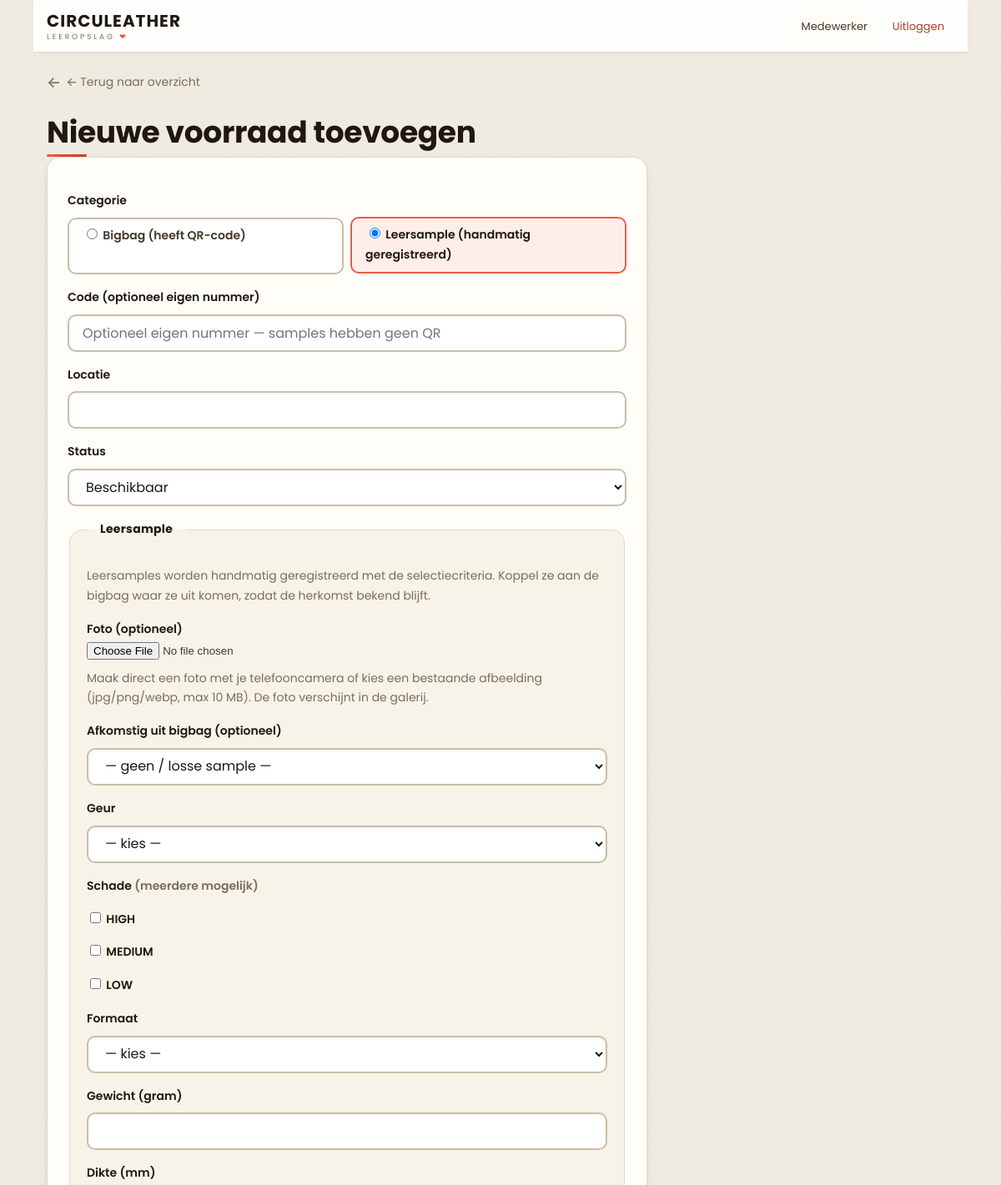
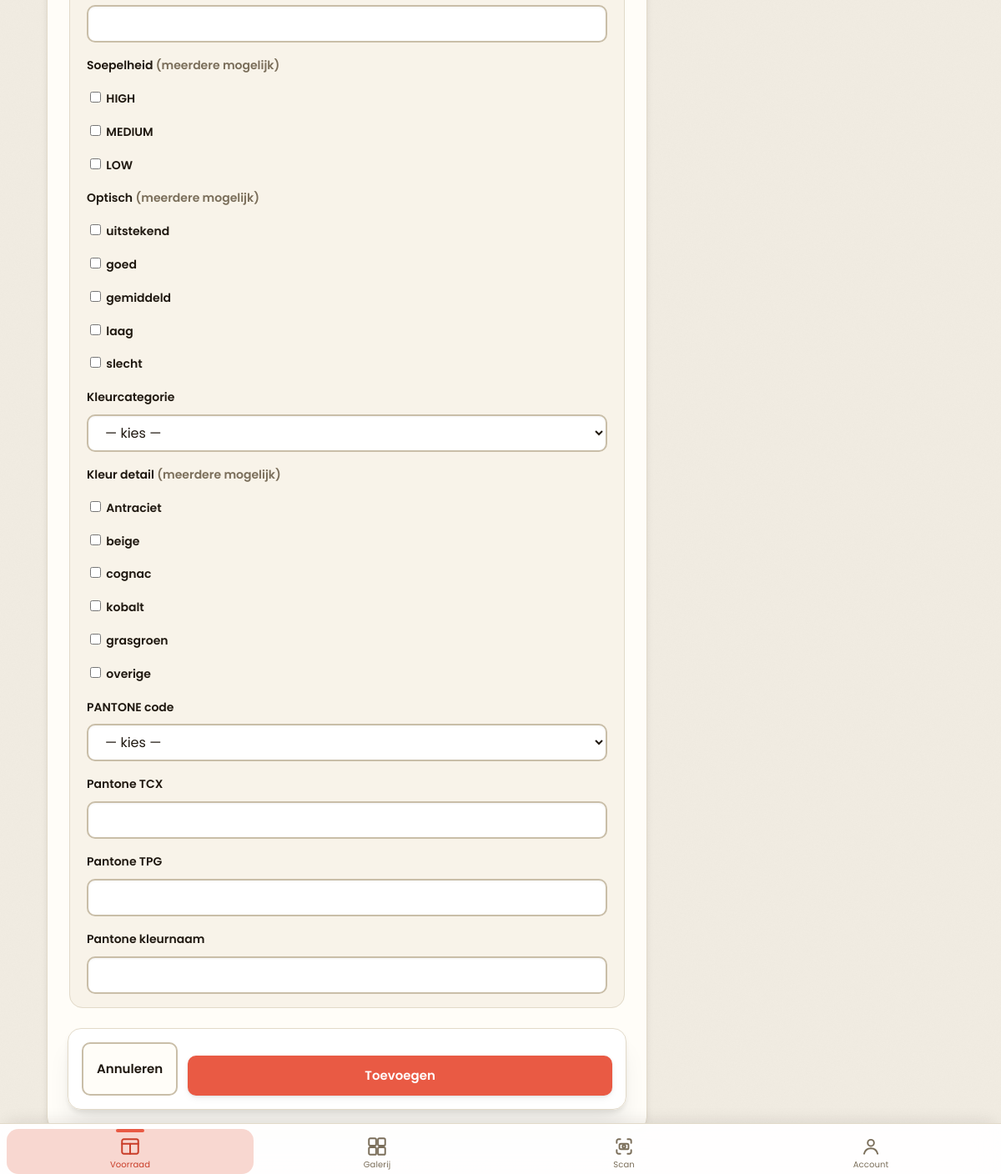
The page /add.php (signed in) on the database its author committed (2 pictures, top to bottom).
### tables this page shows
CREATE TABLE IF NOT EXISTS criteria (
    id INT AUTO_INCREMENT PRIMARY KEY,
    label VARCHAR(150) NOT NULL,
    toepassing ENUM('bigbag', 'leersample') NOT NULL,
    soort ENUM('keuze', 'getal', 'tekst') NOT NULL DEFAULT 'keuze',
    eenheid VARCHAR(20) NULL,
    meerdere_waarden TINYINT(1) NOT NULL DEFAULT 0,
    actief TINYINT(1) NOT NULL DEFAULT 1,
    volgorde INT NOT NULL DEFAULT 0
) DEFAULT CHARSET=utf8mb4;

CREATE TABLE IF NOT EXISTS criteria_opties (
    id INT AUTO_INCREMENT PRIMARY KEY,
    criterium_id INT NOT NULL,
    waarde VARCHAR(150) NOT NULL,
    actief TINYINT(1) NOT NULL DEFAULT 1,
    volgorde INT NOT NULL DEFAULT 0,
    FOREIGN KEY (criterium_id) REFERENCES criteria(id) ON DELETE CASCADE
) DEFAULT CHARSET=utf8mb4;

### src/components/functies.php (the view, shortened to what this page needs)
<?php
function haalCriteria(PDO $pdo): array
{
    $stmt = $pdo->query(
        'SELECT id, label, toepassing, soort, eenheid, meerdere_waarden
         FROM criteria WHERE actief = 1
         ORDER BY toepassing, volgorde, id'
    );
    $criteria = [];
    foreach ($stmt->fetchAll() as $c) {
        $criteria[(int)$c['id']] = [
            'id'         => (int)$c['id'],
            'label'      => $c['label'],
            'toepassing' => $c['toepassing'],
            'soort'      => $c['soort'],
            'eenheid'    => $c['eenheid'],
            'meerdere'   => (bool)$c['meerdere_waarden'],
            'opties'     => [],
        ];
    }
    if ($criteria) {
        $in = implode(',', array_keys($criteria));
        $stmt = $pdo->query(
            "SELECT id, criterium_id, waarde FROM criteria_opties
             WHERE actief = 1 AND criterium_id IN ($in)
             ORDER BY volgorde, id"
        );
        foreach ($stmt->fetchAll() as $o) {
            $criteria[(int)$o['criterium_id']]['opties'][] = [
                'id' => (int)$o['id'],
                'waarde' => $o['waarde'],
            ];
        }
    }
    return $criteria;
}
function criteriaVoor(array $criteria, string $toepassing): array
{
    return array_filter($criteria, fn ($c) => $c['toepassing'] === $toepassing);
}
function toonCriteriaVelden(array $criteria, string $toepassing, array $waarden = []): void
{
    foreach (criteriaVoor($criteria, $toepassing) as $c) {
        $cid = $c['id'];
        $w = $waarden[$cid] ?? ['opties' => [], 'vrij' => ''];
        $eenheid = $c['eenheid'] ? ' (' . htmlspecialchars($c['eenheid']) . ')' : '';
        echo '<div class="veld">';
        echo '<label for="crit_' . $cid . '">' . htmlspecialchars($c['label']) . $eenheid;
        if ($c['meerdere']) {
            echo ' <span class="hint">(meerdere mogelijk)</span>';
        }
        echo '</label>';
        if ($c['soort'] === 'keuze') {
            if ($c['meerdere']) {
                foreach ($c['opties'] as $o) {
                    $checked = in_array($o['id'], $w['opties'], true) ? ' checked' : '';
                    echo '<label class="optie"><input type="checkbox" name="crit_' . $cid
                        . '_opties[]" value="' . $o['id'] . '"' . $checked . '> '
                        . htmlspecialchars($o['waarde']) . '</label>';
                }
            } else {
                echo '<select id="crit_' . $cid . '" name="crit_' . $cid . '_optie">';
                echo '<option value="">— kies —</option>';
                echo '</select>';
            }
        } elseif ($c['soort'] === 'getal') {
            echo '<input type="number" step="any" min="0" id="crit_' . $cid
                . '" name="crit_' . $cid . '_vrij" value="' . htmlspecialchars($w['vrij']) . '">';
        } else {
            echo '<input type="text" id="crit_' . $cid . '" name="crit_' . $cid
                . '_vrij" value="' . htmlspecialchars($w['vrij']) . '">';
        }
        echo '</div>';
    }
}

### src/style.css (style rules this page uses)
:root { --bg: #f1ece2; --oppervlak: #fffdf8; --oppervlak-2: #f8f3e9; --lijn: #e2dac9; --lijn-sterk: #c9bea8; --inkt: #1f1810; --tekst: #42392c; --mild: #7a6e5a; --leer: #e95a44; --leer-donker: #c93d28; --leer-licht: #f8d7d0; --leer-zacht: #fdeeea; --bruin: #7d5230; --bruin-zacht: #f3e7d8; --groen: #2f7d52; --groen-donker: #266242; --groen-zacht: #e6f4ec; --amber: #8a6416; --amber-zacht: #faf0da; --blauw: #2b5fbf; --blauw-donker: #234c98; --blauw-zacht: #e8eefb; --rood: #b23b28; --rood-donker: #8e2e20; --rood-zacht: #fbe9e5; --gradient-leer: linear-gradient(135deg, var(--leer), var(--leer-donker)); --gradient-bg-top: radial-gradient(1100px 520px at 85% -10%, rgba(214, 110, 60, .08), transparent 60%); --gradient-bg-bottom: radial-gradient(900px 520px at -10% 110%, rgba(125, 82, 48, .07), transparent 55%); --schaduw: 0 1px 3px rgba(29, 26, 22, .08), 0 4px 12px -4px rgba(29, 26, 22, .12); --schaduw-hoog: 0 4px 6px -1px rgba(29, 26, 22, .1), 0 24px 30px -5px rgba(29, 26, 22, .08); --schaduw-kaart: 0 2px 8px -2px rgba(29, 26, 22, .06), 0 4px 12px -2px rgba(29, 26, 22, .08); --schaduw-fab: 0 4px 12px -2px rgba(238, 90, 72, .4); --radius: 16px; --radius-klein: 10px; --radius-ronde: 999px; --spacing-xs: 4px; --spacing-sm: 8px; --spacing-md: 12px; --spacing-lg: 16px; --spacing-xl: 20px; --spacing-2xl: 24px; --spacing-3xl: 32px; --bodemhoogte: calc(62px + env(safe-area-inset-bottom, 0px)); --font-base: 16px; }
* { box-sizing: border-box; }
html { -webkit-text-size-adjust: 100%; }
body { margin: 0 auto; max-width: 1120px; padding: 0 16px calc(84px + env(safe-area-inset-bottom, 0px)); color: var(--tekst); font-family: "Poppins", system-ui, -apple-system, "Segoe UI", Roboto, Helvetica, Arial, sans-serif; font-size: var(--font-base); line-height: 1.7; background: var(--gradient-bg-top), var(--gradient-bg-bottom), var(--bg); background-attachment: fixed; -webkit-tap-highlight-color: transparent; }
body::before { content: ""; position: fixed; inset: 0; z-index: -1; pointer-events: none; opacity: .055; background-size: 180px 180px; }
@media (min-width: 900px) { body { padding-bottom: 52px; } }
label { display: block; margin-top: var(--spacing-lg); font-size: 14px; font-weight: 600; color: var(--inkt); }
input[type="text"], input[type="email"], input[type="password"], input[type="search"], input[type="number"], input[type="date"], select, textarea { width: 100%; margin-top: var(--spacing-sm); padding: var(--spacing-sm) var(--spacing-lg); background: #fff; border: 2px solid var(--lijn-sterk); border-radius: var(--radius-klein); font-size: 16px; font-family: inherit; color: var(--inkt); transition: all .2s ease; box-shadow: inset 0 1px 3px rgba(0,0,0,.05); }
select { appearance: auto; padding-right: var(--spacing-lg); }
.hint, .meta { color: var(--mild); font-size: 14px; margin: var(--spacing-sm) 0 var(--spacing-lg); }

### rows shown on the page
criteria: label "Geur"
criteria: label "Schade", shows "(meerdere mogelijk)"
criteria_opties: waarde "HIGH"
criteria_opties: waarde "MEDIUM"
criteria_opties: waarde "LOW"
criteria: label "Formaat"
criteria: label "Gewicht", eenheid "(gram)"
criteria: label "Dikte", eenheid "(mm)"
criteria: label "Soepelheid", shows "(meerdere mogelijk)"
criteria_opties: waarde "HIGH"
criteria_opties: waarde "MEDIUM"
criteria_opties: waarde "LOW"
criteria: label "Optisch", shows "(meerdere mogelijk)"
criteria_opties: waarde "uitstekend"
criteria_opties: waarde "goed"
criteria_opties: waarde "gemiddeld"
criteria_opties: waarde "laag"
criteria_opties: waarde "slecht"
criteria: label "Kleurcategorie"
criteria: label "Kleur detail", shows "(meerdere mogelijk)"
criteria_opties: waarde "Antraciet"
criteria_opties: waarde "beige"
criteria_opties: waarde "cognac"
criteria_opties: waarde "kobalt"
criteria_opties: waarde "grasgroen"
criteria_opties: waarde "overige"
criteria: label "PANTONE code"
criteria: label "Pantone TCX"
criteria: label "Pantone TPG"
criteria: label "Pantone kleurnaam"

### other values the page prints
$navGebruiker['naam'] "Medewerker"
form field status "Beschikbaar"
